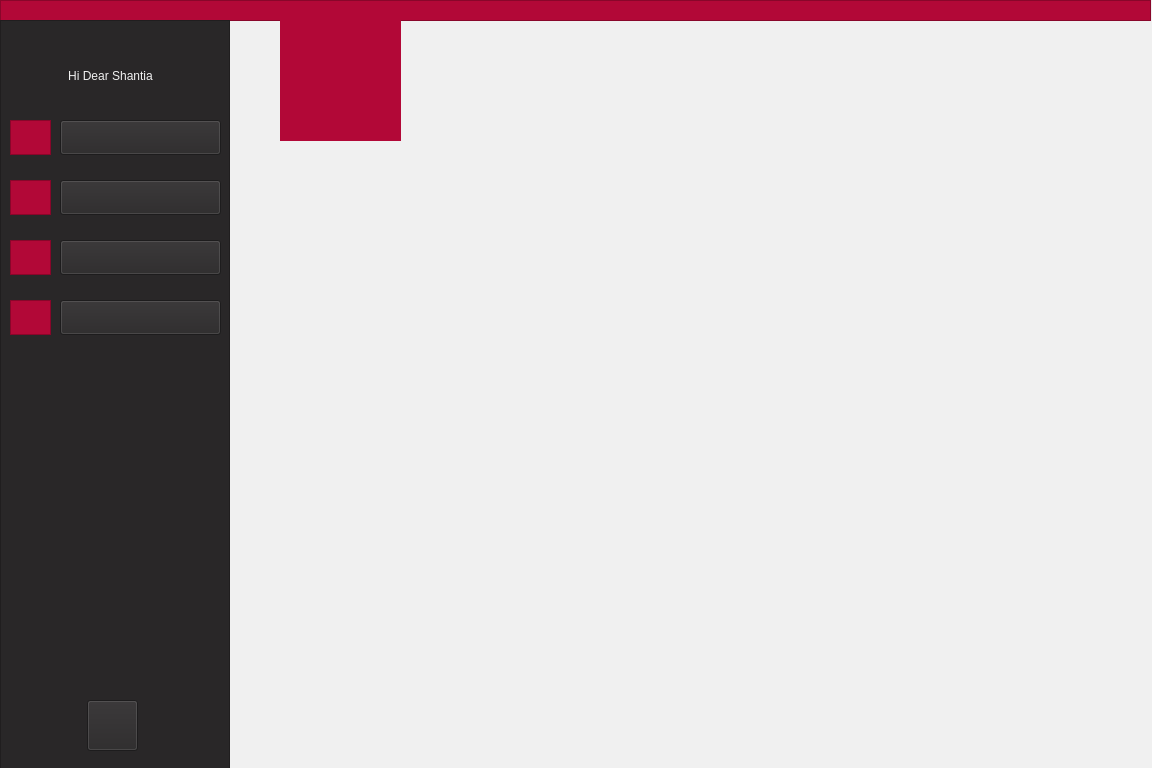
<?xml version="1.0" encoding="UTF-8"?>
<ui version="4.0">
 <class>StudentMainMenu</class>
 <widget class="QWidget" name="StudentMainMenu">
  <property name="geometry">
   <rect>
    <x>0</x>
    <y>0</y>
    <width>1152</width>
    <height>768</height>
   </rect>
  </property>
  <property name="maximumSize">
   <size>
    <width>1152</width>
    <height>768</height>
   </size>
  </property>
  <property name="windowTitle">
   <string>Form</string>
  </property>
  <property name="styleSheet">
   <string notr="true">background-color: rgb(240, 240, 240);</string>
  </property>
  <widget class="QLabel" name="label_9">
   <property name="geometry">
    <rect>
     <x>285</x>
     <y>20</y>
     <width>111</width>
     <height>111</height>
    </rect>
   </property>
   <property name="styleSheet">
    <string notr="true">background-color: rgb(178, 8, 55);</string>
   </property>
   <property name="text">
    <string/>
   </property>
   <property name="pixmap">
    <pixmap resource="pictures.qrc">:/logo/filename.jpg</pixmap>
   </property>
   <property name="scaledContents">
    <bool>true</bool>
   </property>
  </widget>
  <widget class="QLabel" name="label">
   <property name="geometry">
    <rect>
     <x>280</x>
     <y>20</y>
     <width>121</width>
     <height>121</height>
    </rect>
   </property>
   <property name="styleSheet">
    <string notr="true">background-color: rgb(178, 8, 55);
border-color: rgb(178, 8, 55);
</string>
   </property>
   <property name="text">
    <string/>
   </property>
   <property name="pixmap">
    <pixmap>:/AjaxLogo/filename.jpg</pixmap>
   </property>
   <property name="scaledContents">
    <bool>true</bool>
   </property>
   <property name="alignment">
    <set>Qt::AlignCenter</set>
   </property>
  </widget>
  <widget class="QFrame" name="frame">
   <property name="geometry">
    <rect>
     <x>0</x>
     <y>0</y>
     <width>1151</width>
     <height>21</height>
    </rect>
   </property>
   <property name="styleSheet">
    <string notr="true">background-color: rgb(178, 8, 55);
border-color: rgb(178, 8, 55);</string>
   </property>
   <property name="frameShape">
    <enum>QFrame::StyledPanel</enum>
   </property>
   <property name="frameShadow">
    <enum>QFrame::Raised</enum>
   </property>
  </widget>
  <widget class="QFrame" name="frame_2">
   <property name="geometry">
    <rect>
     <x>0</x>
     <y>20</y>
     <width>230</width>
     <height>768</height>
    </rect>
   </property>
   <property name="styleSheet">
    <string notr="true">background-color: rgb(41, 39, 40);
border-color: rgb(41, 39, 40);</string>
   </property>
   <property name="frameShape">
    <enum>QFrame::StyledPanel</enum>
   </property>
   <property name="frameShadow">
    <enum>QFrame::Raised</enum>
   </property>
   <widget class="QPushButton" name="pushButton">
    <property name="geometry">
     <rect>
      <x>60</x>
      <y>100</y>
      <width>161</width>
      <height>35</height>
     </rect>
    </property>
    <property name="styleSheet">
     <string notr="true">font: 11pt &quot;Montserrat&quot;;
</string>
    </property>
    <property name="text">
     <string/>
    </property>
   </widget>
   <widget class="QPushButton" name="pushButton_2">
    <property name="geometry">
     <rect>
      <x>60</x>
      <y>160</y>
      <width>161</width>
      <height>35</height>
     </rect>
    </property>
    <property name="styleSheet">
     <string notr="true">font: 11pt &quot;Montserrat&quot;;
</string>
    </property>
    <property name="text">
     <string/>
    </property>
   </widget>
   <widget class="QPushButton" name="pushButton_3">
    <property name="geometry">
     <rect>
      <x>60</x>
      <y>220</y>
      <width>161</width>
      <height>35</height>
     </rect>
    </property>
    <property name="styleSheet">
     <string notr="true">font: 11pt &quot;Montserrat&quot;;
</string>
    </property>
    <property name="text">
     <string/>
    </property>
   </widget>
   <widget class="QPushButton" name="pushButton_4">
    <property name="geometry">
     <rect>
      <x>60</x>
      <y>280</y>
      <width>161</width>
      <height>35</height>
     </rect>
    </property>
    <property name="styleSheet">
     <string notr="true">font: 11pt &quot;Montserrat&quot;;
</string>
    </property>
    <property name="text">
     <string/>
    </property>
   </widget>
   <widget class="QFrame" name="frame_3">
    <property name="geometry">
     <rect>
      <x>10</x>
      <y>100</y>
      <width>41</width>
      <height>35</height>
     </rect>
    </property>
    <property name="styleSheet">
     <string notr="true">background-color: rgb(178, 8, 55);
border-color: rgb(178, 8, 55);</string>
    </property>
    <property name="frameShape">
     <enum>QFrame::StyledPanel</enum>
    </property>
    <property name="frameShadow">
     <enum>QFrame::Raised</enum>
    </property>
    <widget class="QLabel" name="label_21">
     <property name="geometry">
      <rect>
       <x>5</x>
       <y>2</y>
       <width>31</width>
       <height>31</height>
      </rect>
     </property>
     <property name="styleSheet">
      <string notr="true"/>
     </property>
     <property name="text">
      <string/>
     </property>
     <property name="pixmap">
      <pixmap resource="icon.qrc">:/icon/profile.png</pixmap>
     </property>
     <property name="scaledContents">
      <bool>true</bool>
     </property>
    </widget>
   </widget>
   <widget class="QFrame" name="frame_5">
    <property name="geometry">
     <rect>
      <x>10</x>
      <y>160</y>
      <width>41</width>
      <height>35</height>
     </rect>
    </property>
    <property name="cursor">
     <cursorShape>ArrowCursor</cursorShape>
    </property>
    <property name="styleSheet">
     <string notr="true">background-color: rgb(178, 8, 55);
border-color: rgb(178, 8, 55);</string>
    </property>
    <property name="frameShape">
     <enum>QFrame::StyledPanel</enum>
    </property>
    <property name="frameShadow">
     <enum>QFrame::Raised</enum>
    </property>
    <widget class="QLabel" name="label_18">
     <property name="geometry">
      <rect>
       <x>5</x>
       <y>2</y>
       <width>31</width>
       <height>31</height>
      </rect>
     </property>
     <property name="text">
      <string/>
     </property>
     <property name="pixmap">
      <pixmap resource="icon.qrc">:/icon/message.png</pixmap>
     </property>
     <property name="scaledContents">
      <bool>true</bool>
     </property>
    </widget>
   </widget>
   <widget class="QFrame" name="frame_6">
    <property name="geometry">
     <rect>
      <x>10</x>
      <y>220</y>
      <width>41</width>
      <height>35</height>
     </rect>
    </property>
    <property name="styleSheet">
     <string notr="true">background-color: rgb(178, 8, 55);
border-color: rgb(178, 8, 55);</string>
    </property>
    <property name="frameShape">
     <enum>QFrame::StyledPanel</enum>
    </property>
    <property name="frameShadow">
     <enum>QFrame::Raised</enum>
    </property>
    <widget class="QLabel" name="label_11">
     <property name="geometry">
      <rect>
       <x>5</x>
       <y>2</y>
       <width>31</width>
       <height>31</height>
      </rect>
     </property>
     <property name="text">
      <string/>
     </property>
     <property name="pixmap">
      <pixmap resource="icon.qrc">:/icon/schedule.png</pixmap>
     </property>
     <property name="scaledContents">
      <bool>true</bool>
     </property>
    </widget>
   </widget>
   <widget class="QFrame" name="frame_7">
    <property name="geometry">
     <rect>
      <x>10</x>
      <y>280</y>
      <width>41</width>
      <height>35</height>
     </rect>
    </property>
    <property name="styleSheet">
     <string notr="true">background-color: rgb(178, 8, 55);
border-color: rgb(178, 8, 55);</string>
    </property>
    <property name="frameShape">
     <enum>QFrame::StyledPanel</enum>
    </property>
    <property name="frameShadow">
     <enum>QFrame::Raised</enum>
    </property>
    <widget class="QLabel" name="label_7">
     <property name="geometry">
      <rect>
       <x>5</x>
       <y>2</y>
       <width>31</width>
       <height>31</height>
      </rect>
     </property>
     <property name="text">
      <string/>
     </property>
     <property name="pixmap">
      <pixmap resource="icon.qrc">:/icon/manage.png</pixmap>
     </property>
     <property name="scaledContents">
      <bool>true</bool>
     </property>
    </widget>
   </widget>
   <widget class="QLabel" name="label_2">
    <property name="geometry">
     <rect>
      <x>20</x>
      <y>40</y>
      <width>181</width>
      <height>31</height>
     </rect>
    </property>
    <property name="styleSheet">
     <string notr="true">font: 11pt &quot;Montserrat&quot;;
color: rgb(240, 240, 240);</string>
    </property>
    <property name="text">
     <string>Hi Dear Shantia</string>
    </property>
    <property name="alignment">
     <set>Qt::AlignCenter</set>
    </property>
   </widget>
   <widget class="QLabel" name="label_3">
    <property name="geometry">
     <rect>
      <x>110</x>
      <y>100</y>
      <width>71</width>
      <height>30</height>
     </rect>
    </property>
    <property name="autoFillBackground">
     <bool>false</bool>
    </property>
    <property name="styleSheet">
     <string notr="true">font: 11pt &quot;Montserrat&quot;;
color: rgb(240, 240, 240);</string>
    </property>
    <property name="lineWidth">
     <number>0</number>
    </property>
    <property name="text">
     <string>Profile</string>
    </property>
    <property name="alignment">
     <set>Qt::AlignCenter</set>
    </property>
   </widget>
   <widget class="QLabel" name="label_4">
    <property name="geometry">
     <rect>
      <x>90</x>
      <y>160</y>
      <width>111</width>
      <height>30</height>
     </rect>
    </property>
    <property name="styleSheet">
     <string notr="true">font: 11pt &quot;Montserrat&quot;;
color: rgb(240, 240, 240);</string>
    </property>
    <property name="text">
     <string>Messages</string>
    </property>
    <property name="alignment">
     <set>Qt::AlignCenter</set>
    </property>
   </widget>
   <widget class="QLabel" name="label_5">
    <property name="geometry">
     <rect>
      <x>60</x>
      <y>220</y>
      <width>161</width>
      <height>30</height>
     </rect>
    </property>
    <property name="styleSheet">
     <string notr="true">font: 11pt &quot;Montserrat&quot;;
color: rgb(240, 240, 240);</string>
    </property>
    <property name="text">
     <string>Weekly Schedule</string>
    </property>
    <property name="alignment">
     <set>Qt::AlignCenter</set>
    </property>
   </widget>
   <widget class="QLabel" name="label_6">
    <property name="geometry">
     <rect>
      <x>60</x>
      <y>280</y>
      <width>161</width>
      <height>30</height>
     </rect>
    </property>
    <property name="styleSheet">
     <string notr="true">font: 11pt &quot;Montserrat&quot;;
color: rgb(240, 240, 240);</string>
    </property>
    <property name="text">
     <string>Term Managment</string>
    </property>
    <property name="alignment">
     <set>Qt::AlignCenter</set>
    </property>
   </widget>
   <widget class="QLabel" name="label_8">
    <property name="geometry">
     <rect>
      <x>92</x>
      <y>690</y>
      <width>40</width>
      <height>40</height>
     </rect>
    </property>
    <property name="minimumSize">
     <size>
      <width>15</width>
      <height>15</height>
     </size>
    </property>
    <property name="text">
     <string/>
    </property>
    <property name="pixmap">
     <pixmap resource="third-icon-group.qrc">:/thirdicon/icons8-power-off-button-64.png</pixmap>
    </property>
    <property name="scaledContents">
     <bool>true</bool>
    </property>
   </widget>
   <widget class="QPushButton" name="pushButton_5">
    <property name="geometry">
     <rect>
      <x>87</x>
      <y>680</y>
      <width>51</width>
      <height>51</height>
     </rect>
    </property>
    <property name="text">
     <string/>
    </property>
   </widget>
   <zorder>frame_5</zorder>
   <zorder>frame_6</zorder>
   <zorder>frame_7</zorder>
   <zorder>label_2</zorder>
   <zorder>label_3</zorder>
   <zorder>label_4</zorder>
   <zorder>label_5</zorder>
   <zorder>label_6</zorder>
   <zorder>frame_3</zorder>
   <zorder>pushButton</zorder>
   <zorder>pushButton_2</zorder>
   <zorder>pushButton_3</zorder>
   <zorder>pushButton_4</zorder>
   <zorder>label_8</zorder>
   <zorder>pushButton_5</zorder>
  </widget>
  <zorder>frame</zorder>
  <zorder>frame_2</zorder>
  <zorder>label</zorder>
  <zorder>label_9</zorder>
 </widget>
 <resources>
  <include location="icon.qrc"/>
  <include location="pictures.qrc"/>
  <include location="third-icon-group.qrc"/>
 </resources>
 <connections/>
</ui>
